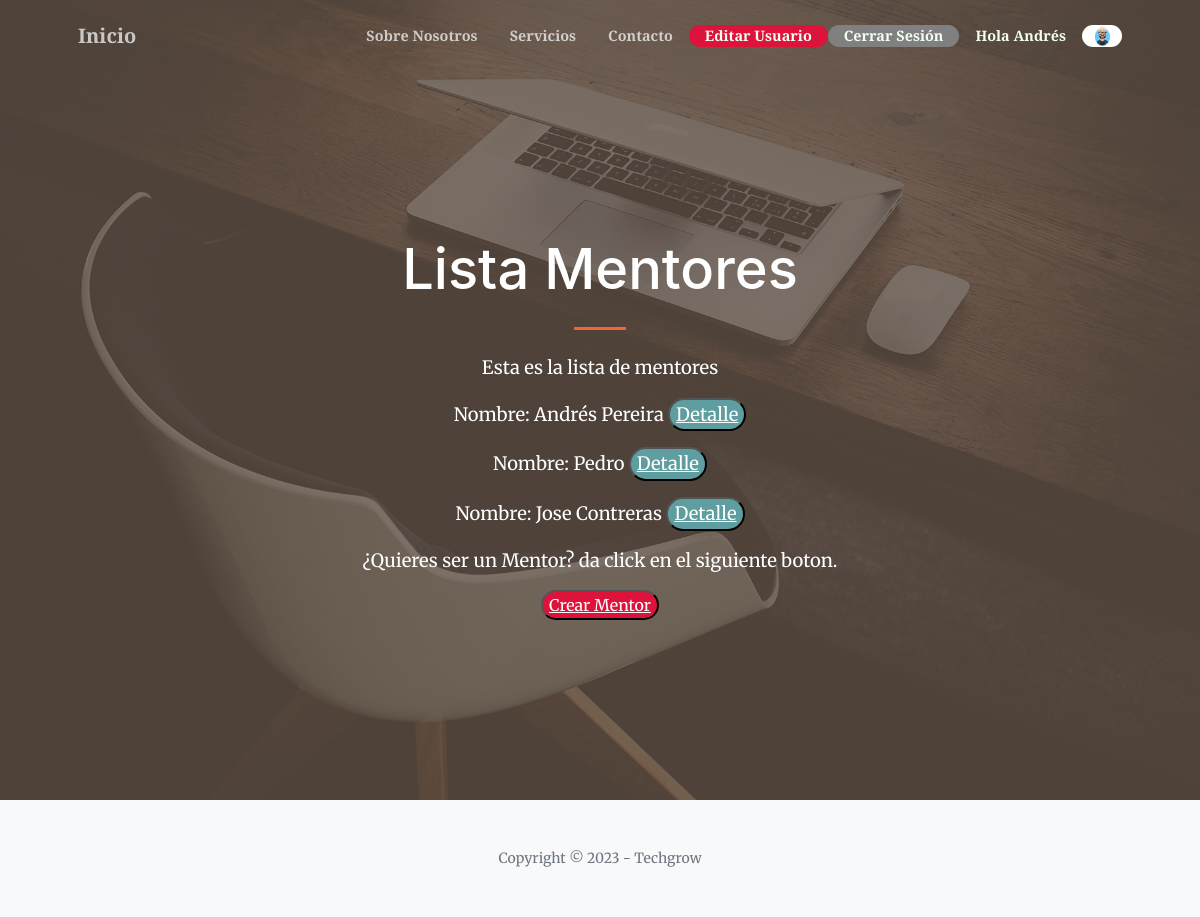
The app's page /Consultorias/mentor/list (signed in) with its own data.
### Consultorias/models.py (models this page shows, shortened)
class Avatar(models.Model):
    user = models.ForeignKey(User, on_delete=models.CASCADE)
    image= models.ImageField(upload_to="media", null=True, blank=True)

class Mentor(models.Model):
    MENTOR_PROFFESIONS = [
        ("Industrial Engineer", "Industrial Engineer"),
        ("Software Engineer", "Software Engineer"),
        ("Telecommunications Engineer", "Telecommunications Engineer"),
        ("Business Administration and Management", "Business Administration and Management"),
    ]
    mentor_name = models.CharField(max_length=40)
    mentor_experience_years = models.IntegerField()
    mentor_date_of_birth = models.DateField()
    mentor_proffesion = models.CharField(
        max_length=40,
        choices=MENTOR_PROFFESIONS,
        default="Software Engineer"
    )
    mentor_email = models.EmailField(unique =True)
    vtoday = datetime.date.today()

### Consultorias/views.py (the view)
# urls.py: path('mentor/list',views.mentorList.as_view(), name = "resultados_mentores"),
class mentorList(LoginRequiredMixin, ListView):
      model = Mentor
      template_name= "Consultorias/mentors/mentor_list.html"

### Consultorias/templates/Consultorias/mentors/mentor_list.html (shortened to what this page needs)
{% extends "Consultorias/padre.html" %}
{% load static %}
{% block inicio %}
Lista Mentores
{% endblock %}
{% block resultadosparabuscador %}
<p style="color:white">Esta es la lista de mentores</p>
{% for x in object_list %}
<div style="text-align: center;">
<p style="color:white;">
    Nombre: {{x.mentor_name}}
    <button style="background-color:cadetblue; border-color:black;border-radius: 22px">
        <a style="color:white" href= '{% url "detalle_mentor" x.id %}'> Detalle </a>
    </button>
</p>
    </div>
{% endfor %}
{% if  request.user.is_staff %}
<p style="color:white">¿Quieres ser un Mentor? da click en el siguiente boton.</p>
<button style="background-color:crimson; border-color:black;border-radius: 22px">
    <a style="color:white" href = '{% url "crear_mentor" %}'> Crear Mentor </a>
</button>
{% endif %}
{% endblock %}

### Consultorias/templates/Consultorias/padre.html (shortened to what this page needs)
<!DOCTYPE html>
<html lang="en">
    <head>
        {% load static %}
        <link href="https://cdn.jsdelivr.net/npm/bootstrap-icons@1.5.0/font/bootstrap-icons.css" rel="stylesheet" />
        <link href="https://cdnjs.cloudflare.com/ajax/libs/SimpleLightbox/2.1.0/simpleLightbox.min.css" rel="stylesheet" />
        <link href="{% static 'Consultorias/css/styles.css' %}" rel="stylesheet" />
    </head>
    <body id="page-top">
        <nav class="navbar navbar-expand-lg navbar-light fixed-top py-3" id="mainNav">
            <div class="container px-4 px-lg-5">
                <a class="navbar-brand" class="nav-link" href='{% url "Inicio" %}'>Inicio</a>
                <div class="collapse navbar-collapse" id="navbarResponsive">
                    <ul class="navbar-nav ms-auto my-2 my-lg-0">
                        <li class="nav-item"><a class="nav-link" href='{% url "Inicio" %}#about'>Sobre Nosotros</a></li>
                        <li class="nav-item"><a class="nav-link" href='{% url "Inicio" %}#services'>Servicios</a></li>
                        <li class="nav-item"><a class="nav-link" href='{% url "Inicio" %}#contact'>Contacto</a></li>
                        {% if  request.user.is_authenticated %}
                        <li class="nav-item"><a class="nav-link" href='{% url "editar_usuario" %}' style="background-color:crimson;border-radius: 22px;color: honeydew;">Editar Usuario</a></li>
                        <li class="nav-item"><a class="nav-link" href='{% url "cerrar_sesion" %}' style="background-color:gray;border-radius: 22px;color: honeydew;">Cerrar Sesión</a></li>
                        <li class="nav-item"><a class="nav-link" style="color: honeydew;">Hola {{user.first_name}}</a></li>
                        {% with user.avatar_set.last as profileavatar %}
                        {% if profileavatar %}
                        <img src="{{profileavatar.image.url}}" alt="" style="max-width: 40px;border-radius: 22px;margin-right: auto; margin-left: auto;">
                        {% endif %}
                        {% endwith %}
                        {% endif %}
                    </ul>
                </div>
            </div>
        </nav>
        <header class="masthead">
            <div class="container px-4 px-lg-5 h-100">
                <div class="row gx-4 gx-lg-5 h-100 align-items-center justify-content-center text-center">
                    <div class="col-lg-8 align-self-end">
                        <h1 class="text-white font-weight-bold">        {% block inicio %} {% endblock %}</h1>
                        <hr class="divider" />
                        <p>{% block resultadosparabuscador %} {% endblock %} </p>
                    </div>
                </div>
            </div>
        </header>
        <footer class="bg-light py-5">
            <div class="container px-4 px-lg-5"><div class="small text-center text-muted">Copyright &copy; 2023 - Techgrow</div></div>
        </footer>
    </body>
</html>

### records on screen
Avatar: image (picture)
Mentor: mentor_name "Andrés Pereira"
Mentor: mentor_name "Pedro"
Mentor: mentor_name "Jose Contreras"

### other values on screen
{{ user.first_name }} "Andrés"
